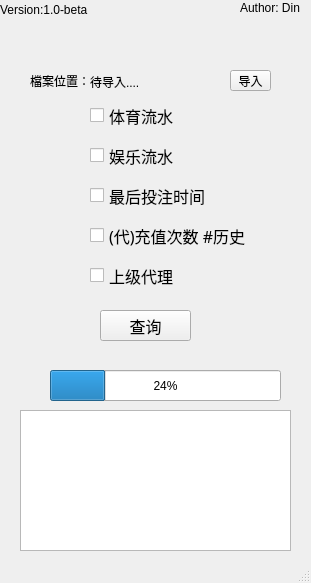
<?xml version="1.0" encoding="UTF-8"?>
<ui version="4.0">
 <class>MainWindow</class>
 <widget class="QMainWindow" name="MainWindow">
  <property name="geometry">
   <rect>
    <x>0</x>
    <y>0</y>
    <width>311</width>
    <height>583</height>
   </rect>
  </property>
  <property name="windowTitle">
   <string>MainWindow</string>
  </property>
  <widget class="QWidget" name="centralwidget">
   <widget class="QCheckBox" name="sportFlow">
    <property name="geometry">
     <rect>
      <x>90</x>
      <y>100</y>
      <width>141</width>
      <height>31</height>
     </rect>
    </property>
    <property name="font">
     <font>
      <family>微软雅黑</family>
      <pointsize>12</pointsize>
     </font>
    </property>
    <property name="text">
     <string>体育流水</string>
    </property>
   </widget>
   <widget class="QCheckBox" name="nsportFlow">
    <property name="geometry">
     <rect>
      <x>90</x>
      <y>140</y>
      <width>141</width>
      <height>31</height>
     </rect>
    </property>
    <property name="font">
     <font>
      <family>微软雅黑</family>
      <pointsize>12</pointsize>
     </font>
    </property>
    <property name="text">
     <string>娱乐流水</string>
    </property>
   </widget>
   <widget class="QCheckBox" name="lastBetTime">
    <property name="geometry">
     <rect>
      <x>90</x>
      <y>180</y>
      <width>141</width>
      <height>31</height>
     </rect>
    </property>
    <property name="font">
     <font>
      <family>微软雅黑</family>
      <pointsize>12</pointsize>
     </font>
    </property>
    <property name="text">
     <string>最后投注时间</string>
    </property>
   </widget>
   <widget class="QCheckBox" name="upamountTime">
    <property name="geometry">
     <rect>
      <x>90</x>
      <y>220</y>
      <width>171</width>
      <height>31</height>
     </rect>
    </property>
    <property name="font">
     <font>
      <family>微软雅黑</family>
      <pointsize>12</pointsize>
     </font>
    </property>
    <property name="text">
     <string>(代)充值次数 #历史</string>
    </property>
   </widget>
   <widget class="QCheckBox" name="parent">
    <property name="geometry">
     <rect>
      <x>90</x>
      <y>260</y>
      <width>141</width>
      <height>31</height>
     </rect>
    </property>
    <property name="font">
     <font>
      <family>微软雅黑</family>
      <pointsize>12</pointsize>
     </font>
    </property>
    <property name="text">
     <string>上级代理</string>
    </property>
   </widget>
   <widget class="QProgressBar" name="progressBar">
    <property name="geometry">
     <rect>
      <x>50</x>
      <y>370</y>
      <width>231</width>
      <height>31</height>
     </rect>
    </property>
    <property name="value">
     <number>24</number>
    </property>
   </widget>
   <widget class="QLabel" name="Author">
    <property name="geometry">
     <rect>
      <x>240</x>
      <y>0</y>
      <width>71</width>
      <height>16</height>
     </rect>
    </property>
    <property name="text">
     <string>Author: Din</string>
    </property>
   </widget>
   <widget class="QTextBrowser" name="Logger">
    <property name="geometry">
     <rect>
      <x>20</x>
      <y>410</y>
      <width>271</width>
      <height>141</height>
     </rect>
    </property>
   </widget>
   <widget class="QToolButton" name="fileButton">
    <property name="geometry">
     <rect>
      <x>230</x>
      <y>70</y>
      <width>41</width>
      <height>21</height>
     </rect>
    </property>
    <property name="text">
     <string>导入</string>
    </property>
   </widget>
   <widget class="QLabel" name="fielLabel">
    <property name="geometry">
     <rect>
      <x>30</x>
      <y>70</y>
      <width>61</width>
      <height>21</height>
     </rect>
    </property>
    <property name="text">
     <string>檔案位置：</string>
    </property>
   </widget>
   <widget class="QLabel" name="filePath">
    <property name="geometry">
     <rect>
      <x>90</x>
      <y>72</y>
      <width>131</width>
      <height>20</height>
     </rect>
    </property>
    <property name="text">
     <string>待导入....</string>
    </property>
   </widget>
   <widget class="QPushButton" name="startButton">
    <property name="geometry">
     <rect>
      <x>100</x>
      <y>310</y>
      <width>91</width>
      <height>31</height>
     </rect>
    </property>
    <property name="font">
     <font>
      <family>微软雅黑</family>
      <pointsize>12</pointsize>
     </font>
    </property>
    <property name="text">
     <string>查询</string>
    </property>
   </widget>
   <widget class="QLabel" name="Version">
    <property name="geometry">
     <rect>
      <x>0</x>
      <y>0</y>
      <width>101</width>
      <height>20</height>
     </rect>
    </property>
    <property name="text">
     <string>Version:1.0-beta</string>
    </property>
   </widget>
  </widget>
  <widget class="QStatusBar" name="statusbar"/>
 </widget>
 <resources/>
 <connections/>
</ui>
